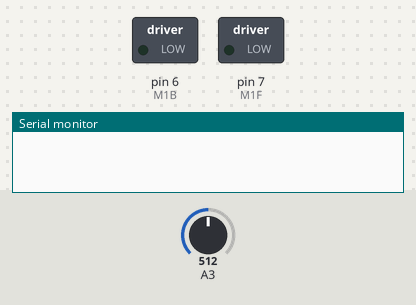
Bench run of a sketch on a simulated Arduino Leonardo, built for the host (arithmetic inside an expression is 32-bit, double 64-bit). On the bench: switched loads named in the sketch (green lamp = pin HIGH), the last lines printed to the serial monitor. The test bench sets the inputs (shaded band); at power-on: A3 = 512.

Above: at 0.05 s.
At 3.85 s:
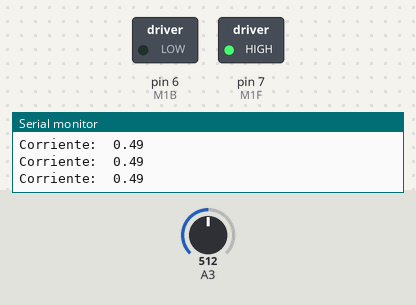
At 8.25 s:
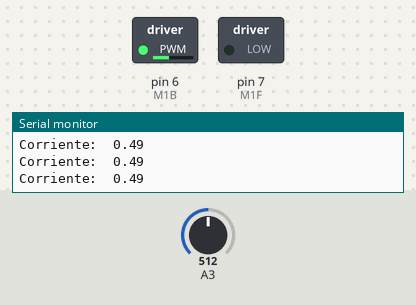
At 11.9 s:
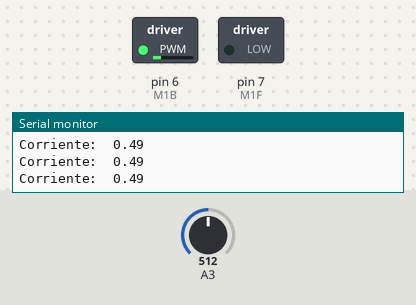
Timing chart, 0 to 18.8 s (numbered marks = the images above):
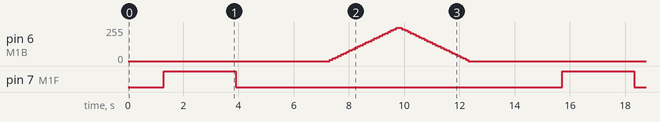

Measured:
- by itself, pin 7 (M1F): alternates HIGH for 2.6 s and LOW for 11.8 s

The sketch:

C3_test1.ino
```cpp
//--------Corrientes -----------------------------
#define I_M1 analogRead(A3)
#define I_M2 analogRead(A2)
#define I_M3 analogRead(A1)
#define I_M4 analogRead(A0)

//------Pines PWM Motores -------------------------
#define M1F 7
#define M1B 6
#define M2F 5
#define M2B 4
#define M3F 11
#define M3B 10
#define M4F 9
#define M4B 8

int sensorValue_sin_offset = 0;
int corriente_analog = 0;
float voltaje = 12.0;
float corriente_voltaje = 0;
float corriente = 0;

void setup() {

 //pines motor
 Serial.begin(115200);
 pinMode(M1F, OUTPUT);
 pinMode(M1B, OUTPUT);

TCCR3B = TCCR3B & B11111000 | B00000011;    // Pines 2/3/5 set timer 3 divisor to 8 for PWM frequency of  3921.16 Hz ----> Queda!
TCCR4B = TCCR4B & B11111000 | B00000011;    // Pines 6/7/8 set timer 4 divisor to  8 for PWM frequency of  3921.16 Hz
TCCR2B = TCCR2B & B11111000 | B00000011;    // Pines 9/10 set timer 2 divisor to 8 for PWM frequency of  3921.16 Hz
TCCR1B = TCCR1B & B11111000 | B00000011;    // Pines 11/12 set timer 1 divisor to 8 for PWM frequency of  3921.16 Hz
//TCCR0B = TCCR0B & B11111000 | B00000011;  // Pines 4/13 set timer 0 divisor to    64 for PWM frequency of   976.56 Hz (Default)
//https://arduino-info.wikispaces.com/Arduino-PWM-Frequency
}

void loop() {

//ejecucion de pwms
for(int j = 0;j<=250;j+=10){
analogWrite(M1F,j);
analogWrite(M1B,0);
delay(100);
Serial.print("Corriente:  ");
Serial.println(calculo_corriente(I_M1));
}

for(int j = 250;j>=0;j-=10){
analogWrite(M1F,j);
analogWrite(M1B,0);
delay(100);
Serial.print("Corriente:  ");
Serial.println(calculo_corriente(I_M1));
}

analogWrite(M1F,0);
analogWrite(M1B,0);

delay(2000);

//for(int j = 255;j>=0;j-=10){
for(int j = 0;j<=250;j+=10){
analogWrite(M1F,0);
analogWrite(M1B,j);
delay(100);
Serial.print("Corriente:  ");
Serial.println(calculo_corriente(I_M1));
}

for(int j = 250;j>=0;j-=10){
analogWrite(M1F,0);
analogWrite(M1B,j);
delay(100);
Serial.print("Corriente:  ");
Serial.println(calculo_corriente(I_M1));
}

analogWrite(M1F,0);
analogWrite(M1B,0);

delay(2000);

}

float calculo_corriente(int analog){

  sensorValue_sin_offset = analog-510;
  corriente_voltaje = sensorValue_sin_offset*5000.0/1023.0;
  corriente = corriente_voltaje/20.0;

  return corriente;
}
```
